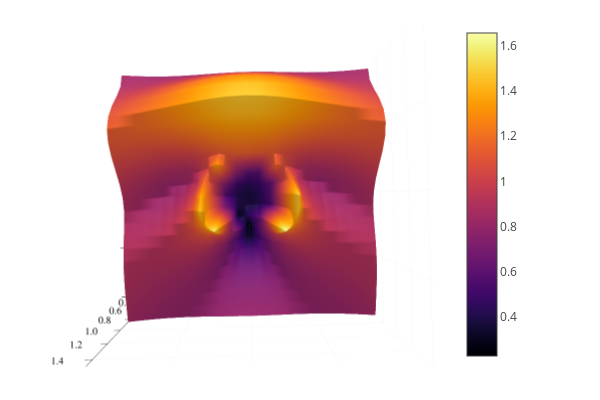

The notebook cell this image was saved under:
### Code cell
plotly()
surface(xA,yA,imagenE)

### Figure 1 — Plotly figure (JSON) as saved in the notebook; plotly's stock layout.template omitted (floating-point values rounded to 4 significant figures; data arrays with more than 128 entries replaced by an {"elided": "..."} marker saying what was removed)
{"data": [{"cmax": 1.653, "cmin": 0.2263, "colorbar": {"len": 0.9525, "title": {"text": ""}, "x": 0.7615, "y": 0.5139}, "colorscale": {"elided": "256x2 mixed values"}, "name": "y1", "opacity": null, "scene": "scene", "showlegend": false, "showscale": true, "type": "surface", "x": [-200, -180, -160, -140, -120, -100, -80, -60, -40, -20, 0, 20, 40, 60, 80, 100, 120, 140, 160, 180, 200], "xaxis": "x", "y": [-200, -180, -160, -140, -120, -100, -80, -60, -40, -20, 0, 20, 40, 60, 80, 100, 120, 140, 160, 180, 200], "yaxis": "y", "z": {"elided": "21x21 float values"}, "zaxis": "z", "zmax": 1.653, "zmin": 0.2263}], "layout": {"annotations": [], "height": 400, "legend": {"bgcolor": "rgba(255, 255, 255, 1.000)", "bordercolor": "rgba(0, 0, 0, 1)", "borderwidth": 1, "font": {"color": "rgba(0, 0, 0, 1)", "family": "sans-serif", "size": 11}, "title": {"font": {"color": "rgba(0, 0, 0, 1)", "family": "sans-serif", "size": 15}, "text": ""}, "tracegroupgap": 0, "traceorder": "normal", "x": 1, "xanchor": "auto", "y": 1, "yanchor": "auto"}, "margin": {"b": 20, "l": 0, "r": 0, "t": 20}, "paper_bgcolor": "rgba(255, 255, 255, 1.000)", "plot_bgcolor": "rgba(255, 255, 255, 1.000)", "scene": {"aspectmode": "auto", "aspectratio": {"x": 1, "y": 1, "z": 1}, "camera": {"center": {"x": 0, "y": 0, "z": 0}, "eye": {"x": -2.766e-18, "y": -9.876e-17, "z": 1.613}, "projection": {"type": "perspective"}, "up": {"x": 0, "y": 0, "z": 1}}, "domain": {"x": [0.06582, 0.7615], "y": [0.03762, 0.9902]}, "xaxis": {"gridcolor": "rgba(0, 0, 0, 0.1)", "gridwidth": 0.5, "linecolor": "rgba(0, 0, 0, 1)", "mirror": false, "range": [-200, 200], "showgrid": true, "showline": true, "showticklabels": true, "tickangle": 0, "tickcolor": "rgb(0, 0, 0)", "tickfont": {"color": "rgba(0, 0, 0, 1)", "family": "sans-serif", "size": 11}, "tickmode": "array", "ticks": "inside", "ticktext": ["−200", "−100", "0", "100", "200"], "tickvals": [-200, -100, 0, 100, 200], "title": {"font": {"color": "rgba(0, 0, 0, 1)", "family": "sans-serif", "size": 15}, "text": ""}, "type": "linear", "visible": true, "zeroline": false, "zerolinecolor": "rgba(0, 0, 0, 1)"}, "yaxis": {"gridcolor": "rgba(0, 0, 0, 0.1)", "gridwidth": 0.5, "linecolor": "rgba(0, 0, 0, 1)", "mirror": false, "range": [-200, 200], "showgrid": true, "showline": true, "showticklabels": true, "tickangle": 0, "tickcolor": "rgb(0, 0, 0)", "tickfont": {"color": "rgba(0, 0, 0, 1)", "family": "sans-serif", "size": 11}, "tickmode": "array", "ticks": "inside", "ticktext": ["−200", "−100", "0", "100", "200"], "tickvals": [-200, -100, 0, 100, 200], "title": {"font": {"color": "rgba(0, 0, 0, 1)", "family": "sans-serif", "size": 15}, "text": ""}, "type": "linear", "visible": true, "zeroline": false, "zerolinecolor": "rgba(0, 0, 0, 1)"}, "zaxis": {"gridcolor": "rgba(0, 0, 0, 0.1)", "gridwidth": 0.5, "linecolor": "rgba(0, 0, 0, 1)", "mirror": false, "range": [0.2263, 1.653], "showgrid": true, "showline": true, "showticklabels": true, "tickangle": 0, "tickcolor": "rgb(0, 0, 0)", "tickfont": {"color": "rgba(0, 0, 0, 1)", "family": "sans-serif", "size": 11}, "tickmode": "array", "ticks": "inside", "ticktext": ["0.4", "0.6", "0.8", "1.0", "1.2", "1.4", "1.6"], "tickvals": [0.4, 0.6, 0.8, 1, 1.2, 1.4, 1.6], "title": {"font": {"color": "rgba(0, 0, 0, 1)", "family": "sans-serif", "size": 15}, "text": ""}, "type": "linear", "visible": true, "zeroline": false, "zerolinecolor": "rgba(0, 0, 0, 1)"}}, "showlegend": true, "width": 600}}
